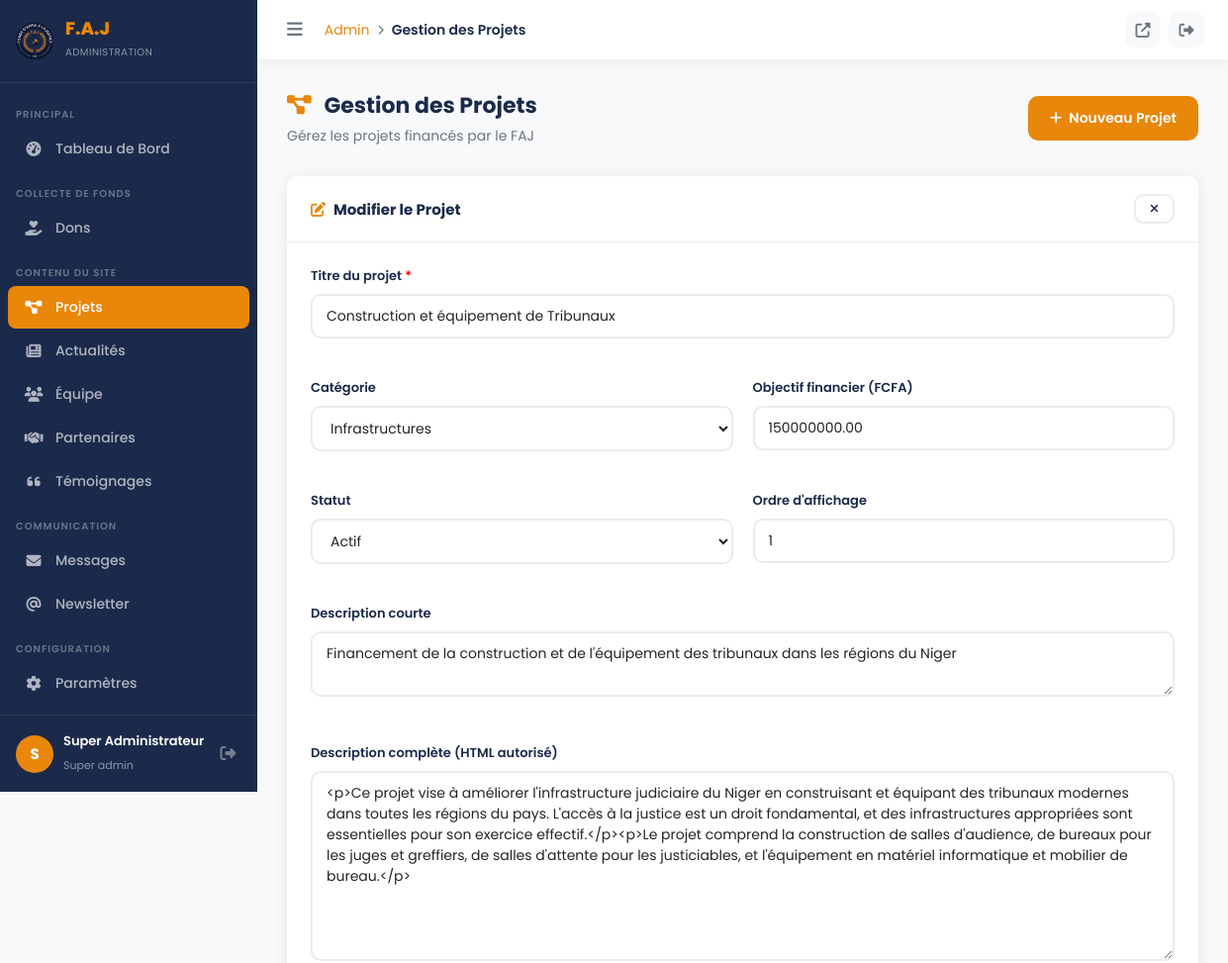
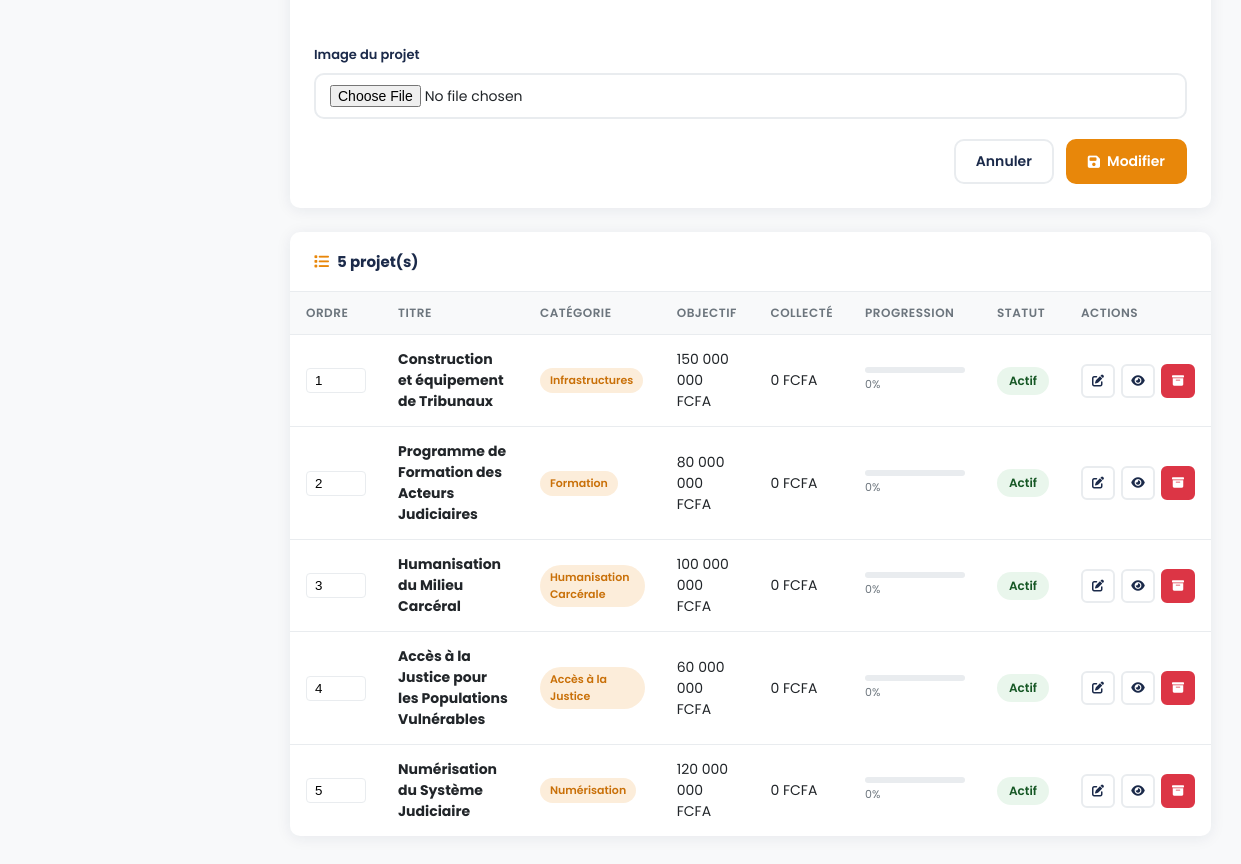
Page /admin/projets/liste.php?edit=1 (signed in) on the committed database (2 pictures, top to bottom).
### tables this page shows
CREATE TABLE IF NOT EXISTS `projets` (
  `id` INT AUTO_INCREMENT PRIMARY KEY,
  `titre` VARCHAR(255) NOT NULL,
  `slug` VARCHAR(255) UNIQUE NOT NULL,
  `description_courte` TEXT,
  `description_longue` LONGTEXT,
  `categorie` ENUM('infrastructure','formation','humanisation','acces_justice','numerisation','autre') DEFAULT 'autre',
  `objectif_montant` DECIMAL(15,2) DEFAULT 0,
  `montant_collecte` DECIMAL(15,2) DEFAULT 0,
  `image` VARCHAR(255) DEFAULT NULL,
  `images_galerie` JSON DEFAULT NULL,
  `statut` ENUM('actif','termine','en_pause','brouillon') DEFAULT 'actif',
  `priorite` INT DEFAULT 0,
  `date_debut` DATE DEFAULT NULL,
  `date_fin` DATE DEFAULT NULL,
  `created_at` DATETIME DEFAULT CURRENT_TIMESTAMP,
  `updated_at` DATETIME DEFAULT CURRENT_TIMESTAMP ON UPDATE CURRENT_TIMESTAMP
);

### includes/config.php (called while the page is built, shortened)
<?php
function sanitize(mixed $input): string {
    return htmlspecialchars(strip_tags(trim((string)$input)), ENT_QUOTES | ENT_HTML5, 'UTF-8');
}
?>

### admin/projets/liste.php (the view, shortened to what this page needs)
<?php
require_once '../../includes/config.php';
$edit_projet = null;
if (isset($_GET['edit'])) {
    try {
        $pdo = getDB();
        $edit_projet = $pdo->prepare("SELECT * FROM projets WHERE id=?")->execute([intval($_GET['edit'])]) ?
                       $pdo->query("SELECT * FROM projets WHERE id=" . intval($_GET['edit']))->fetch() : null;
        $edit_stmt = $pdo->prepare("SELECT * FROM projets WHERE id=?");
        $edit_stmt->execute([intval($_GET['edit'])]);
        $edit_projet = $edit_stmt->fetch();
    } catch (Exception $e) {}
}
try {
    $pdo = getDB();
    $projets = $pdo->query("SELECT * FROM projets ORDER BY priorite, created_at DESC")->fetchAll();
} catch (Exception $e) {
    $projets = [];
}
$categories = [
    'infrastructure' => 'Infrastructures',
    'formation' => 'Formation',
    'humanisation' => 'Humanisation Carcérale',
    'acces_justice' => 'Accès à la Justice',
    'numerisation' => 'Numérisation',
    'autre' => 'Autres',
];
include '../../admin/includes/layout-header.php';
?>
<div class="page-header">
    <div>
        <h1 class="page-title"><i class="fas fa-project-diagram"></i> Gestion des Projets</h1>
        <p class="page-subtitle">Gérez les projets financés par le FAJ</p>
    </div>
    <button class="btn btn-primary" onclick="showForm()">
        <i class="fas fa-plus"></i> Nouveau Projet
    </button>
</div>
<div id="projetForm" class="card" style="margin-bottom:24px; <?= $edit_projet ? '' : 'display:none;' ?>">
    <div class="card-header">
        <h3><i class="fas fa-<?= $edit_projet ? 'edit' : 'plus' ?>"></i> <?= $edit_projet ? 'Modifier le Projet' : 'Nouveau Projet' ?></h3>
        <button type="button" onclick="hideForm()" class="btn btn-sm btn-outline"><i class="fas fa-times"></i></button>
    </div>
    <div class="card-body">
        <form method="POST" enctype="multipart/form-data">
            <div class="form-grid">
                <div class="form-group" style="grid-column:1/-1;">
                    <label>Titre du projet <span style="color:red">*</span></label>
                    <input type="text" name="titre" class="form-control" value="<?= $edit_projet ? sanitize($edit_projet['titre']) : '' ?>" required placeholder="Ex: Construction de Tribunaux dans les régions">
                </div>
                <div class="form-group">
                    <label>Catégorie</label>
                    <select name="categorie" class="form-control">
                        <?php foreach ($categories as $key => $label): ?>
                        <option value="<?= $key ?>" <?= ($edit_projet && $edit_projet['categorie'] === $key) ? 'selected' : '' ?>><?= $label ?></option>
                        <?php endforeach; ?>
                    </select>
                </div>
                <div class="form-group">
                    <label>Objectif financier (FCFA)</label>
                    <input type="number" name="objectif_montant" class="form-control" value="<?= $edit_projet ? $edit_projet['objectif_montant'] : '' ?>" placeholder="Ex: 150000000" min="0">
                </div>
                <div class="form-group">
                    <label>Statut</label>
                    <select name="statut" class="form-control">
                        <option value="actif" <?= (!$edit_projet || $edit_projet['statut']==='actif') ? 'selected' : '' ?>>Actif</option>
                    </select>
                </div>
                <div class="form-group">
                    <label>Ordre d'affichage</label>
                    <input type="number" name="priorite" class="form-control" value="<?= $edit_projet ? $edit_projet['priorite'] : '0' ?>" min="0">
                </div>
                <div class="form-group" style="grid-column:1/-1;">
                    <label>Description courte</label>
                    <textarea name="description_courte" class="form-control" rows="2" placeholder="Une phrase de résumé du projet..."><?= $edit_projet ? sanitize($edit_projet['description_courte']) : '' ?></textarea>
                </div>
                <div class="form-group" style="grid-column:1/-1;">
                    <label>Description complète (HTML autorisé)</label>
                    <textarea name="description_longue" class="form-control" rows="8"><?= $edit_projet ? $edit_projet['description_longue'] : '' ?></textarea>
                </div>
                <div class="form-group" style="grid-column:1/-1;">
                    <label>Image du projet</label>
                    <input type="file" name="image" class="form-control" accept="image/*">
                </div>
            </div>
            <div style="display:flex; gap:12px; justify-content:flex-end;">
                <button type="button" onclick="hideForm()" class="btn btn-outline">Annuler</button>
                <button type="submit" class="btn btn-primary">
                    <i class="fas fa-save"></i> <?= $edit_projet ? 'Modifier' : 'Créer le Projet' ?>
                </button>
            </div>
        </form>
    </div>
</div>
<div class="card">
    <div class="card-header"><h3><i class="fas fa-list"></i> <?= count($projets) ?> projet(s)</h3></div>
    <div class="card-body p-0">
        <div class="table-responsive">
            <table class="table">
                <thead>
                    <tr>
                        <th>Ordre</th>
                        <th>Titre</th>
                        <th>Catégorie</th>
                        <th>Objectif</th>
                        <th>Collecté</th>
                        <th>Progression</th>
                        <th>Statut</th>
                        <th>Actions</th>
                    </tr>
                </thead>
                <tbody>
                    <?php foreach ($projets as $p):
                        $pct = $p['objectif_montant'] > 0 ? min(100, round($p['montant_collecte']/$p['objectif_montant']*100)) : 0;
                        $statuts_labels = ['actif'=>'success','brouillon'=>'warning','termine'=>'info','en_pause'=>'danger'];
                    ?>
                    <tr>
                        <td><input type="number" value="<?= $p['priorite'] ?>" style="width:60px; padding:4px 8px; border:1px solid var(--admin-border); border-radius:4px;"></td>
                        <td>
                            <strong><?= sanitize($p['titre']) ?></strong>
                        </td>
                        <td><span class="badge orange"><?= $categories[$p['categorie']] ?? $p['categorie'] ?></span></td>
                        <td><?= number_format($p['objectif_montant'],0,',',' ') ?> FCFA</td>
                        <td><?= number_format($p['montant_collecte'],0,',',' ') ?> FCFA</td>
                        <td>
                            <div style="background:var(--admin-border); height:6px; border-radius:3px; width:100px;">
                            </div>
                            <small style="font-size:11px; color:var(--admin-gray);"><?= $pct ?>%</small>
                        </td>
                        <td><span class="status-badge <?= $statuts_labels[$p['statut']] ?? 'warning' ?>"><?= ucfirst($p['statut']) ?></span></td>
                        <td>
                            <div style="display:flex; gap:6px;">
                                <a href="?edit=<?= $p['id'] ?>" class="btn btn-sm btn-outline btn-icon" title="Modifier">
                                    <i class="fas fa-edit"></i>
                                </a>
                                <a href="<?= SITE_URL ?>/projets" target="_blank" class="btn btn-sm btn-outline btn-icon" title="Voir sur le site">
                                    <i class="fas fa-eye"></i>
                                </a>
                                <form method="POST" style="display:inline;" onsubmit="return confirm('Archiver ce projet ?')">
                                    <button type="submit" class="btn btn-sm btn-danger btn-icon" title="Archiver">
                                        <i class="fas fa-archive"></i>
                                    </button>
                                </form>
                            </div>
                        </td>
                    </tr>
                    <?php endforeach; ?>
                </tbody>
            </table>
        </div>
    </div>
</div>
<?php include '../../admin/includes/layout-footer.php'; ?>

### admin/assets/css/admin.css (style rules this page uses)
:root { --admin-primary: #1B2A4A; --admin-secondary: #E8870A; --admin-sidebar-width: 260px; --admin-sidebar-collapsed: 70px; --admin-topbar-height: 60px; --admin-light: #f8f9fa; --admin-gray: #6c757d; --admin-border: #e9ecef; --admin-white: #ffffff; --admin-success: #28a745; --admin-danger: #dc3545; --admin-warning: #ffc107; --admin-info: #17a2b8; --admin-font: 'Poppins', sans-serif; --admin-shadow: 0 2px 15px rgba(27,42,74,0.08); --admin-shadow-lg: 0 8px 30px rgba(27,42,74,0.12); --admin-radius: 10px; --admin-transition: all 0.3s ease; }
* { box-sizing: border-box; margin: 0; padding: 0; }
body { font-family: var(--admin-font); background: var(--admin-light); color: #212529; }
a { text-decoration: none; color: inherit; transition: var(--admin-transition); }
.admin-body { display: flex; min-height: 100vh; }
.page-header { display: flex; justify-content: space-between; align-items: center; margin-bottom: 30px; flex-wrap: wrap; gap: 16px; }
.page-title { font-size: 22px; font-weight: 700; color: var(--admin-primary); margin-bottom: 4px; }
.page-title i { color: var(--admin-secondary); margin-right: 8px; }
.page-subtitle { color: var(--admin-gray); font-size: 14px; }
.card { background: var(--admin-white); border-radius: var(--admin-radius); box-shadow: var(--admin-shadow); overflow: hidden; }
.card-header { padding: 18px 24px; border-bottom: 1px solid var(--admin-border); display: flex; justify-content: space-between; align-items: center; }
.card-header h3 { font-size: 15px; font-weight: 700; color: var(--admin-primary); display: flex; align-items: center; gap: 8px; }
.card-header h3 i { color: var(--admin-secondary); }
.card-body { padding: 24px; }
.card-body.p-0 { padding: 0; }
.table-responsive { overflow-x: auto; }
.table { width: 100%; border-collapse: collapse; font-size: 14px; }
.table th { padding: 12px 16px; text-align: left; font-weight: 600; color: var(--admin-gray); font-size: 12px; text-transform: uppercase; letter-spacing: 0.5px; background: var(--admin-light); border-bottom: 1px solid var(--admin-border); }
.table td { padding: 14px 16px; border-bottom: 1px solid var(--admin-border); vertical-align: middle; }
.table tbody tr:last-child td { border-bottom: none; }
.btn { display: inline-flex; align-items: center; gap: 7px; padding: 10px 20px; border-radius: var(--admin-radius); font-size: 14px; font-weight: 600; cursor: pointer; border: 2px solid transparent; transition: var(--admin-transition); font-family: var(--admin-font); white-space: nowrap; }
.btn-primary { background: var(--admin-secondary); color: white; border-color: var(--admin-secondary); }
.btn-danger { background: var(--admin-danger); color: white; border-color: var(--admin-danger); }
.btn-outline { background: transparent; color: var(--admin-primary); border-color: var(--admin-border); }
.btn-sm { padding: 7px 14px; font-size: 12px; }
.btn-icon { padding: 8px; width: 34px; height: 34px; justify-content: center; border-radius: 6px; }
.badge { display: inline-flex; align-items: center; padding: 4px 10px; border-radius: 50px; font-size: 11px; font-weight: 600; }
.badge.orange { background: rgba(232,135,10,0.15); color: #c97008; }
.status-badge { display: inline-flex; align-items: center; padding: 5px 12px; border-radius: 50px; font-size: 12px; font-weight: 600; }
.status-badge.success { background: rgba(40,167,69,0.1); color: #155724; }
.form-grid { display: grid; grid-template-columns: 1fr 1fr; gap: 20px; }
.form-group { margin-bottom: 20px; }
.form-group label { display: block; font-size: 13px; font-weight: 600; color: var(--admin-primary); margin-bottom: 8px; }
.form-control { width: 100%; padding: 10px 14px; border: 2px solid var(--admin-border); border-radius: var(--admin-radius); font-size: 14px; font-family: var(--admin-font); color: #212529; background: var(--admin-white); transition: var(--admin-transition); outline: none; }

### rows in the picture
projets: titre "Construction et équipement de Tribunaux", categorie "Infrastructures", objectif_montant "150000000.00", statut "Actif", priorite "1", description_courte "Financement de la construction et de l'équipement des tribunaux dans les régions du Niger", description_longue "<p>Ce projet vise à améliorer l'infrastructure judiciaire du Niger en construisant et équipant des tribunaux modernes dans toutes les régions du pays. L'accès à la justice est un droit fondamental, et des infrastructures appropriées sont essentielles pour son exercice effectif.</p><p>Le projet comprend la construction de salles d'audience, de bureaux pour les juges et greffiers, de salles d'attente pour les justiciables, et l'équipement en matériel informatique et mobilier de bureau.</p>", objectif_montant "150 000 000", montant_collecte "0", pct "0"
projets: priorite "2", titre "Programme de Formation des Acteurs Judiciaires", categorie "Formation", objectif_montant "80 000 000", montant_collecte "0", pct "0", statut "Actif"
projets: priorite "3", titre "Humanisation du Milieu Carcéral", categorie "Humanisation Carcérale", objectif_montant "100 000 000", montant_collecte "0", pct "0", statut "Actif"
projets: priorite "4", titre "Accès à la Justice pour les Populations Vulnérables", categorie "Accès à la Justice", objectif_montant "60 000 000", montant_collecte "0", pct "0", statut "Actif"
projets: priorite "5", titre "Numérisation du Système Judiciaire", categorie "Numérisation", objectif_montant "120 000 000", montant_collecte "0", pct "0", statut "Actif"

### other values in the picture
substr($_SESSION['admin_nom'] ?? 'A', 0, 1) "S"
$_SESSION['admin_nom'] "Super Administrateur"
str_replace('_',' ',$_SESSION['admin_role'] ?? 'admin') "Super admin"
$page_title "Gestion des Projets"
count($projets) "5"
